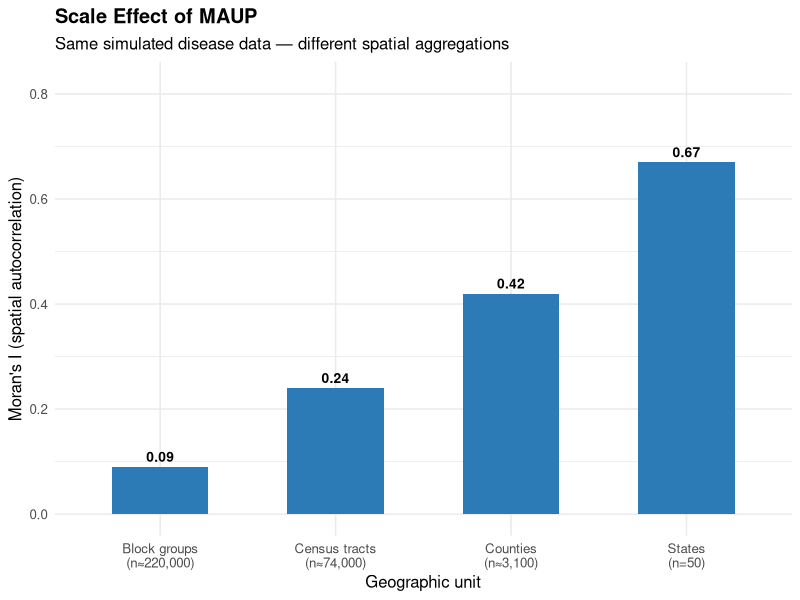
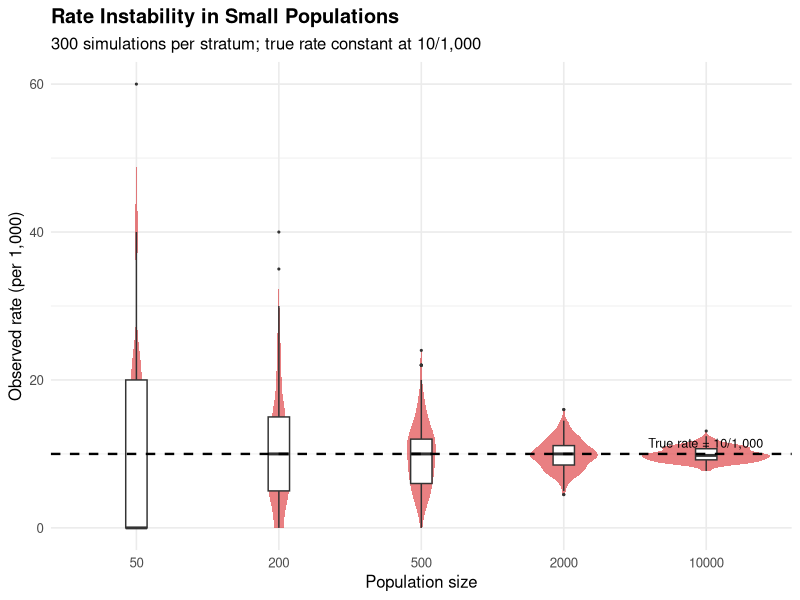
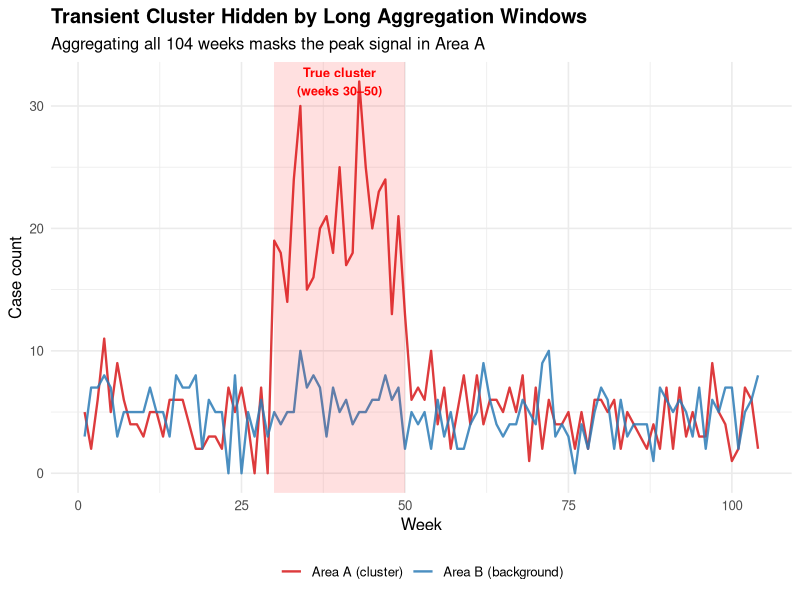
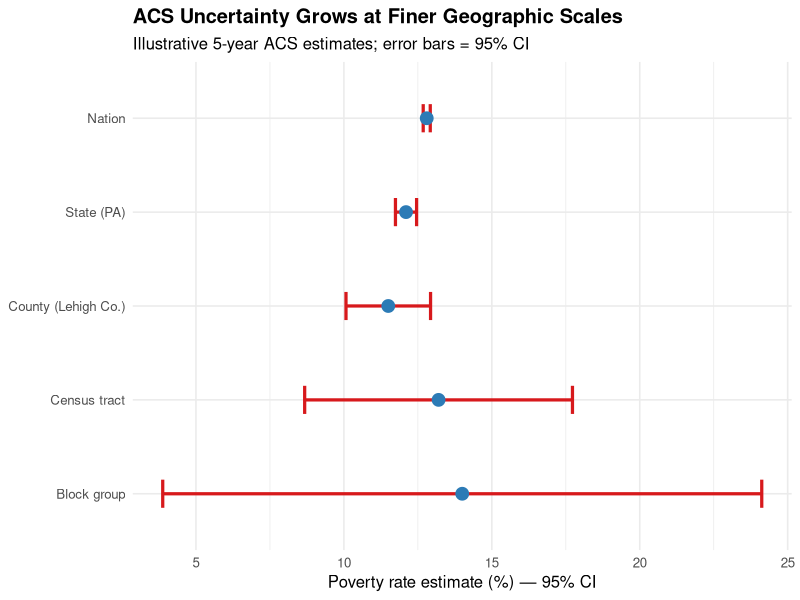
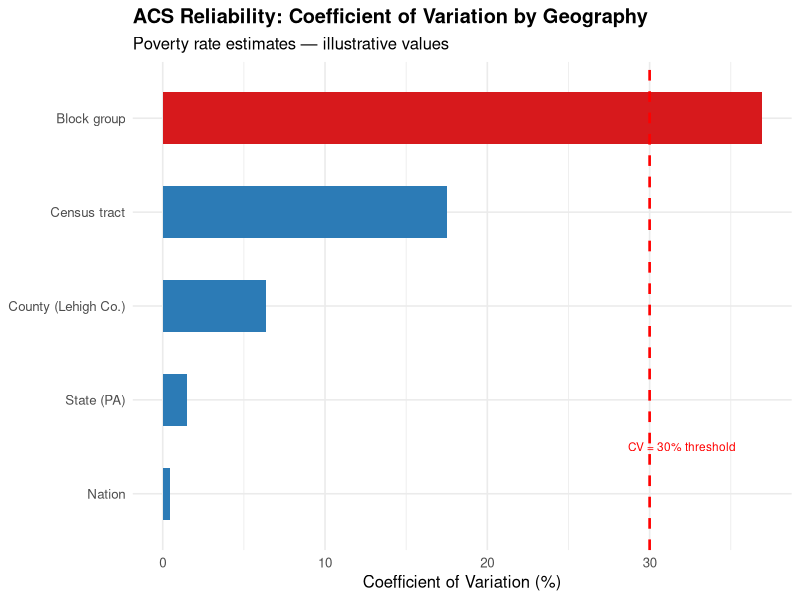

Reproduce these figures in R, in order.
## ---- chunk 1
#| include: false
library(tidyverse)
library(knitr)
library(kableExtra)
library(patchwork)
library(scales)
## ---- chunk 2
#| fig-cap: "MAUP scale effect: spatial autocorrelation (Moran's I) tends to increase as areal units become coarser. Values shown are illustrative."
#| fig-height: 3.5
#| fig-width: 7

maup_df <- tibble(
  level     = c("Block groups\n(n≈220,000)", "Census tracts\n(n≈74,000)",
                "Counties\n(n≈3,100)", "States\n(n=50)"),
  morans_I  = c(0.09, 0.24, 0.42, 0.67),
  level_ord = 1:4
)

ggplot(maup_df, aes(x = reorder(level, level_ord), y = morans_I)) +
  geom_col(fill = "#2c7bb6", width = 0.55) +
  geom_text(aes(label = morans_I), vjust = -0.5, size = 3.5, fontface = "bold") +
  scale_y_continuous(limits = c(0, 0.82)) +
  labs(
    x = "Geographic unit",
    y = "Moran's I (spatial autocorrelation)",
    title = "Scale Effect of MAUP",
    subtitle = "Same simulated disease data — different spatial aggregations"
  ) +
  theme_minimal(base_size = 12) +
  theme(plot.title = element_text(face = "bold"))
## ---- chunk 3
#| echo: false
par_df <- tribble(
  ~`Disease / Outcome`,       ~`Preferred Denominator`,               ~`Common Mistake`,
  "Childhood leukemia",        "Children 0–14 in census area",         "Total population",
  "Occupational injury",       "Workers in industry / sector",          "Total adults",
  "Motor vehicle crash",       "Vehicle miles traveled (VMT)",          "Residential population",
  "Foodborne illness",         "Restaurant patrons / meals served",     "Census population",
  "COVID-19 hospitalization",  "Age-stratified unvaccinated pop.",      "Total population",
  "Breast cancer",             "Women ≥40 (or screened population)",    "All women"
)

kable(par_df,
      caption = "Population-at-Risk: Common mismatches in spatial epidemiology") |>
  kable_styling(bootstrap_options = c("striped", "hover", "condensed"),
                full_width = FALSE)
## ---- chunk 4
#| fig-cap: "Rate instability: as population size decreases, observed rates (per 1,000) become unreliable even when the true underlying rate is constant at 10/1,000."
#| fig-height: 4
#| fig-width: 7

set.seed(123)
true_rate <- 0.01  # 10 per 1,000

sim_df <- tibble(
  pop_size = rep(c(50, 200, 500, 2000, 10000), each = 300)
) |>
  mutate(
    cases         = rbinom(n(), size = pop_size, prob = true_rate),
    observed_rate = (cases / pop_size) * 1000
  )

ggplot(sim_df, aes(x = factor(pop_size), y = observed_rate)) +
  geom_violin(fill = "#d7191c", alpha = 0.55, color = NA) +
  geom_boxplot(width = 0.15, outlier.size = 0.4, fill = "white") +
  geom_hline(yintercept = 10, linetype = "dashed", linewidth = 0.8) +
  annotate("text", x = 5.4, y = 11.5,
           label = "True rate = 10/1,000",
           size = 3.2, hjust = 1) +
  labs(
    x = "Population size",
    y = "Observed rate (per 1,000)",
    title = "Rate Instability in Small Populations",
    subtitle = "300 simulations per stratum; true rate constant at 10/1,000"
  ) +
  theme_minimal(base_size = 12) +
  theme(plot.title = element_text(face = "bold"))
## ---- chunk 5
#| fig-cap: "A transient cluster (weeks 30–50) is visually prominent in weekly data but would be diluted — and potentially non-significant — if cases were aggregated over the full 2-year period."
#| fig-height: 4
#| fig-width: 8

set.seed(99)
weeks     <- 1:104
baseline  <- rpois(104, lambda = 5)
cluster_signal <- baseline
cluster_signal[30:50] <- cluster_signal[30:50] + rpois(21, lambda = 15)

ts_df <- tibble(
  week   = weeks,
  area_A = cluster_signal,
  area_B = rpois(104, lambda = 5)
) |>
  pivot_longer(-week, names_to = "area", values_to = "cases")

ggplot(ts_df, aes(x = week, y = cases, color = area)) +
  geom_line(linewidth = 0.8, alpha = 0.85) +
  annotate("rect", xmin = 30, xmax = 50, ymin = -Inf, ymax = Inf,
           alpha = 0.12, fill = "red") +
  annotate("text", x = 40, y = 32,
           label = "True cluster\n(weeks 30–50)",
           size = 3.2, color = "red", fontface = "bold") +
  scale_color_manual(
    values = c("area_A" = "#d7191c", "area_B" = "#2c7bb6"),
    labels = c("Area A (cluster)", "Area B (background)")
  ) +
  labs(
    x = "Week", y = "Case count",
    title = "Transient Cluster Hidden by Long Aggregation Windows",
    subtitle = "Aggregating all 104 weeks masks the peak signal in Area A",
    color = NULL
  ) +
  theme_minimal(base_size = 12) +
  theme(plot.title = element_text(face = "bold"),
        legend.position = "bottom")
## ---- chunk 6
#| fig-cap: "Illustrative ACS uncertainty for poverty rate estimates. Smaller geographies carry much wider confidence intervals."
#| fig-height: 4
#| fig-width: 7

acs_df <- tibble(
  geography = c("Nation", "State (PA)", "County (Lehigh Co.)",
                "Census tract", "Block group"),
  estimate  = c(12.8, 12.1, 11.5, 13.2, 14.0),
  moe_90    = c(0.1,  0.3,  1.2,  3.8,  8.5)
) |>
  mutate(
    moe_95    = moe_90 * 1.191,
    lower_95  = estimate - moe_95,
    upper_95  = estimate + moe_95,
    geography = factor(geography,
                       levels = rev(c("Nation", "State (PA)",
                                      "County (Lehigh Co.)",
                                      "Census tract", "Block group")))
  )

ggplot(acs_df, aes(x = estimate, y = geography)) +
  geom_errorbarh(aes(xmin = lower_95, xmax = upper_95),
                 height = 0.3, color = "#d7191c", linewidth = 1.1) +
  geom_point(size = 4, color = "#2c7bb6") +
  labs(
    x = "Poverty rate estimate (%) — 95% CI",
    y = NULL,
    title = "ACS Uncertainty Grows at Finer Geographic Scales",
    subtitle = "Illustrative 5-year ACS estimates; error bars = 95% CI"
  ) +
  theme_minimal(base_size = 12) +
  theme(plot.title = element_text(face = "bold"))
## ---- chunk 7
#| fig-cap: "CV grows rapidly at the block group level. Estimates with CV > 30% (red dashed line) should be used cautiously or suppressed in public maps."
#| fig-height: 3.5
#| fig-width: 7

acs_df |>
  mutate(
    SE = moe_90 / 1.645,
    CV = (SE / estimate) * 100
  ) |>
  ggplot(aes(x = fct_rev(geography), y = CV)) +
  geom_col(aes(fill = CV > 30), width = 0.55, show.legend = FALSE) +
  geom_hline(yintercept = 30, linetype = "dashed",
             color = "red", linewidth = 0.9) +
  annotate("text", x = 1.5, y = 32, label = "CV = 30% threshold",
           size = 3, color = "red") +
  scale_fill_manual(values = c("FALSE" = "#2c7bb6", "TRUE" = "#d7191c")) +
  coord_flip() +
  labs(
    x = NULL, y = "Coefficient of Variation (%)",
    title = "ACS Reliability: Coefficient of Variation by Geography",
    subtitle = "Poverty rate estimates — illustrative values"
  ) +
  theme_minimal(base_size = 12) +
  theme(plot.title = element_text(face = "bold"))
